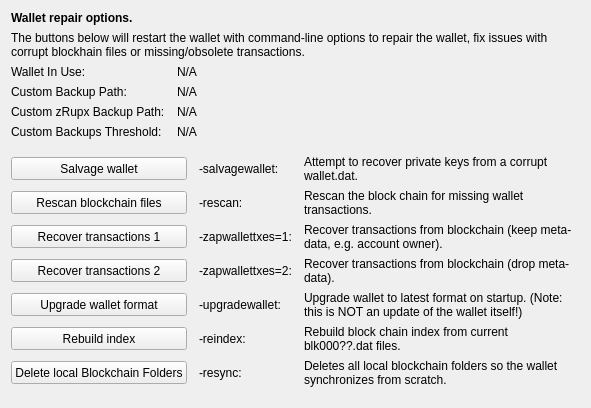
     <widget class="QWidget" name="tab_repair">
      <attribute name="title">
       <string>&amp;Wallet Repair</string>
      </attribute>
      <layout class="QGridLayout" name="gridLayout_4" columnstretch="0,0,0,0">
       <property name="horizontalSpacing">
        <number>12</number>
       </property>
       <item row="0" column="0" colspan="4">
        <widget class="QLabel" name="label_repair_header">
         <property name="font">
          <font>
           <weight>75</weight>
           <bold>true</bold>
          </font>
         </property>
         <property name="text">
          <string>Wallet repair options.</string>
         </property>
        </widget>
       </item>
       <item row="1" column="0" colspan="4">
        <widget class="QLabel" name="label_repair_helptext">
         <property name="font">
          <font>
           <weight>50</weight>
           <bold>false</bold>
          </font>
         </property>
         <property name="text">
          <string>The buttons below will restart the wallet with command-line options to repair the wallet, fix issues with corrupt blockhain files or missing/obsolete transactions.</string>
         </property>
         <property name="wordWrap">
          <bool>true</bool>
         </property>
        </widget>
       </item>
       <item row="2" column="0">
        <widget class="QLabel" name="wallet_path_label">
         <property name="text">
          <string>Wallet In Use:</string>
         </property>
        </widget>
       </item>
       <item row="2" column="1" colspan="3">
        <widget class="QLabel" name="wallet_path">
         <property name="cursor">
          <cursorShape>IBeamCursor</cursorShape>
         </property>
         <property name="text">
          <string>N/A</string>
         </property>
         <property name="textFormat">
          <enum>Qt::PlainText</enum>
         </property>
         <property name="textInteractionFlags">
          <set>Qt::LinksAccessibleByMouse|Qt::TextSelectableByKeyboard|Qt::TextSelectableByMouse</set>
         </property>
        </widget>
       </item>
       <item row="3" column="0">
        <widget class="QLabel" name="wallet_custombackuppath_label">
         <property name="text">
          <string>Custom Backup Path:</string>
         </property>
         <property name="visible">
          <bool>false</bool>
         </property>
        </widget>
       </item>
       <item row="3" column="1" colspan="3">
        <widget class="QLabel" name="wallet_custombackuppath">
         <property name="cursor">
          <cursorShape>IBeamCursor</cursorShape>
         </property>
         <property name="text">
          <string>N/A</string>
         </property>
         <property name="textFormat">
          <enum>Qt::PlainText</enum>
         </property>
         <property name="textInteractionFlags">
          <set>Qt::LinksAccessibleByMouse|Qt::TextSelectableByKeyboard|Qt::TextSelectableByMouse</set>
         </property>
         <property name="visible">
          <bool>false</bool>
         </property>
        </widget>
       </item>
       <item row="4" column="0">
        <widget class="QLabel" name="wallet_customzrupxbackuppath_label">
         <property name="text">
          <string>Custom zRupx Backup Path:</string>
         </property>
         <property name="visible">
          <bool>false</bool>
         </property>
        </widget>
       </item>
       <item row="4" column="1" colspan="3">
        <widget class="QLabel" name="wallet_customzrupxbackuppath">
         <property name="cursor">
          <cursorShape>IBeamCursor</cursorShape>
         </property>
         <property name="text">
          <string>N/A</string>
         </property>
         <property name="textFormat">
          <enum>Qt::PlainText</enum>
         </property>
         <property name="textInteractionFlags">
          <set>Qt::LinksAccessibleByMouse|Qt::TextSelectableByKeyboard|Qt::TextSelectableByMouse</set>
         </property>
         <property name="visible">
          <bool>false</bool>
         </property>
        </widget>
       </item>
       <item row="5" column="0">
        <widget class="QLabel" name="wallet_custombackupthreshold_label">
         <property name="text">
          <string>Custom Backups Threshold:</string>
         </property>
         <property name="visible">
          <bool>false</bool>
         </property>
        </widget>
       </item>
       <item row="5" column="1" colspan="3">
        <widget class="QLabel" name="wallet_custombackupthreshold">
         <property name="cursor">
          <cursorShape>IBeamCursor</cursorShape>
         </property>
         <property name="text">
          <string>N/A</string>
         </property>
         <property name="textFormat">
          <enum>Qt::PlainText</enum>
         </property>
         <property name="textInteractionFlags">
          <set>Qt::LinksAccessibleByMouse|Qt::TextSelectableByKeyboard|Qt::TextSelectableByMouse</set>
         </property>
         <property name="visible">
          <bool>false</bool>
         </property>
        </widget>
       </item>
       <item row="6" column="0">
        <spacer name="verticalSpacer_repair1">
         <property name="orientation">
          <enum>Qt::Vertical</enum>
         </property>
         <property name="sizeHint" stdset="0">
          <size>
           <width>10</width>
           <height>10</height>
          </size>
         </property>
        </spacer>
       </item>
       <item row="7" column="0" colspan="2">
        <widget class="QPushButton" name="btn_salvagewallet">
         <property name="minimumSize">
          <size>
           <width>100</width>
           <height>23</height>
          </size>
         </property>
         <property name="text">
          <string>Salvage wallet</string>
         </property>
        </widget>
       </item>
       <item row="7" column="2">
        <widget class="QLabel" name="label_repair_salvage_command">
         <property name="text">
          <string notr="true">-salvagewallet:</string>
         </property>
        </widget>
       </item>
       <item row="7" column="3">
        <widget class="QLabel" name="label_repair_salvage">
         <property name="text">
          <string>Attempt to recover private keys from a corrupt wallet.dat.</string>
         </property>
         <property name="wordWrap">
          <bool>true</bool>
         </property>
        </widget>
       </item>
       <item row="8" column="0" colspan="2">
        <widget class="QPushButton" name="btn_rescan">
         <property name="minimumSize">
          <size>
           <width>100</width>
           <height>23</height>
          </size>
         </property>
         <property name="text">
          <string>Rescan blockchain files</string>
         </property>
        </widget>
       </item>
       <item row="8" column="2">
        <widget class="QLabel" name="label_repair_rescan_command">
         <property name="text">
          <string notr="true">-rescan:</string>
         </property>
        </widget>
       </item>
       <item row="8" column="3">
        <widget class="QLabel" name="label_repair_rescan">
         <property name="text">
          <string>Rescan the block chain for missing wallet transactions.</string>
         </property>
         <property name="wordWrap">
          <bool>true</bool>
         </property>
        </widget>
       </item>
       <item row="9" column="0" colspan="2">
        <widget class="QPushButton" name="btn_zapwallettxes1">
         <property name="minimumSize">
          <size>
           <width>100</width>
           <height>23</height>
          </size>
         </property>
         <property name="text">
          <string>Recover transactions 1</string>
         </property>
        </widget>
       </item>
       <item row="9" column="2">
        <widget class="QLabel" name="label_repair_zap1_command">
         <property name="text">
          <string notr="true">-zapwallettxes=1:</string>
         </property>
        </widget>
       </item>
       <item row="9" column="3">
        <widget class="QLabel" name="label_repair_zap1">
         <property name="text">
          <string>Recover transactions from blockchain (keep meta-data, e.g. account owner).</string>
         </property>
         <property name="wordWrap">
          <bool>true</bool>
         </property>
        </widget>
       </item>
       <item row="10" column="0" colspan="2">
        <widget class="QPushButton" name="btn_zapwallettxes2">
         <property name="minimumSize">
          <size>
           <width>100</width>
           <height>23</height>
          </size>
         </property>
         <property name="text">
          <string>Recover transactions 2</string>
         </property>
        </widget>
       </item>
       <item row="10" column="2">
        <widget class="QLabel" name="label_repair_zap2_command">
         <property name="text">
          <string notr="true">-zapwallettxes=2:</string>
         </property>
        </widget>
       </item>
       <item row="10" column="3">
        <widget class="QLabel" name="label_repair_zap2">
         <property name="text">
          <string>Recover transactions from blockchain (drop meta-data).</string>
         </property>
         <property name="wordWrap">
          <bool>true</bool>
         </property>
        </widget>
       </item>
       <item row="11" column="0" colspan="2">
        <widget class="QPushButton" name="btn_upgradewallet">
         <property name="minimumSize">
          <size>
           <width>100</width>
           <height>23</height>
          </size>
         </property>
         <property name="text">
          <string>Upgrade wallet format</string>
         </property>
        </widget>
       </item>
       <item row="11" column="2">
        <widget class="QLabel" name="label_repair_upgrade_command">
         <property name="text">
          <string notr="true">-upgradewallet:</string>
         </property>
        </widget>
       </item>
       <item row="11" column="3">
        <widget class="QLabel" name="label_repair_upgrade">
         <property name="text">
          <string>Upgrade wallet to latest format on startup. (Note: this is NOT an update of the wallet itself!)</string>
         </property>
         <property name="wordWrap">
          <bool>true</bool>
         </property>
        </widget>
       </item>
       <item row="12" column="0" colspan="2">
        <widget class="QPushButton" name="btn_reindex">
         <property name="minimumSize">
          <size>
           <width>100</width>
           <height>23</height>
          </size>
         </property>
         <property name="text">
          <string>Rebuild index</string>
         </property>
        </widget>
       </item>
       <item row="12" column="2">
        <widget class="QLabel" name="label_repair_reindex_command">
         <property name="text">
          <string notr="true">-reindex:</string>
         </property>
        </widget>
       </item>
       <item row="12" column="3">
        <widget class="QLabel" name="label_repair_reindex">
         <property name="text">
          <string>Rebuild block chain index from current blk000??.dat files.</string>
         </property>
         <property name="wordWrap">
          <bool>true</bool>
         </property>
        </widget>
       </item>
       <item row="13" column="0" colspan="2">
        <widget class="QPushButton" name="btn_resync">
         <property name="minimumSize">
          <size>
           <width>100</width>
           <height>23</height>
          </size>
         </property>
         <property name="text">
          <string>Delete local Blockchain Folders</string>
         </property>
        </widget>
       </item>
       <item row="13" column="2">
        <widget class="QLabel" name="label_repair_resync_command">
         <property name="text">
          <string>-resync:</string>
         </property>
        </widget>
       </item>
       <item row="13" column="3">
        <widget class="QLabel" name="label_repair_resync">
         <property name="text">
          <string>Deletes all local blockchain folders so the wallet synchronizes from scratch.</string>
         </property>
         <property name="wordWrap">
          <bool>true</bool>
         </property>
        </widget>
       </item>
       <item row="14" column="0">
        <spacer name="verticalSpacer_repair2">
         <property name="orientation">
          <enum>Qt::Vertical</enum>
         </property>
         <property name="sizeHint" stdset="0">
          <size>
           <width>20</width>
           <height>10</height>
          </size>
         </property>
        </spacer>
       </item>
      </layout>
     </widget>
